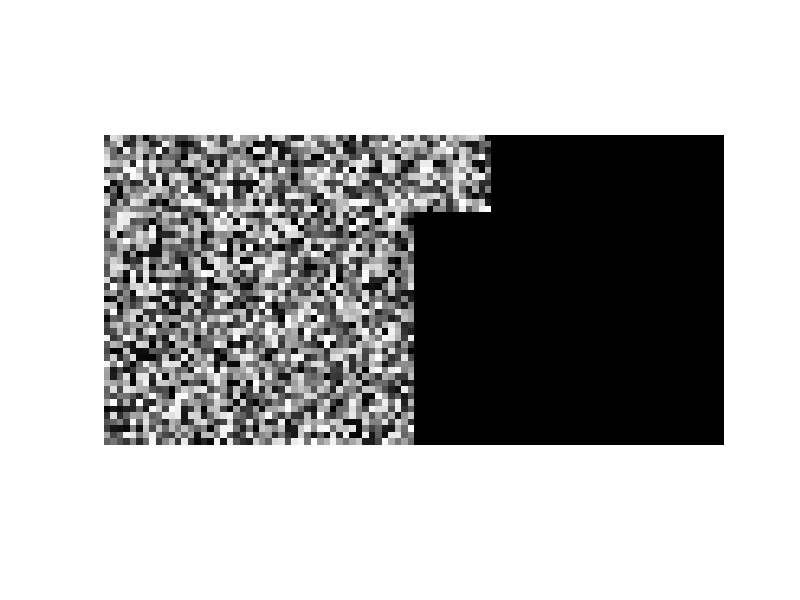
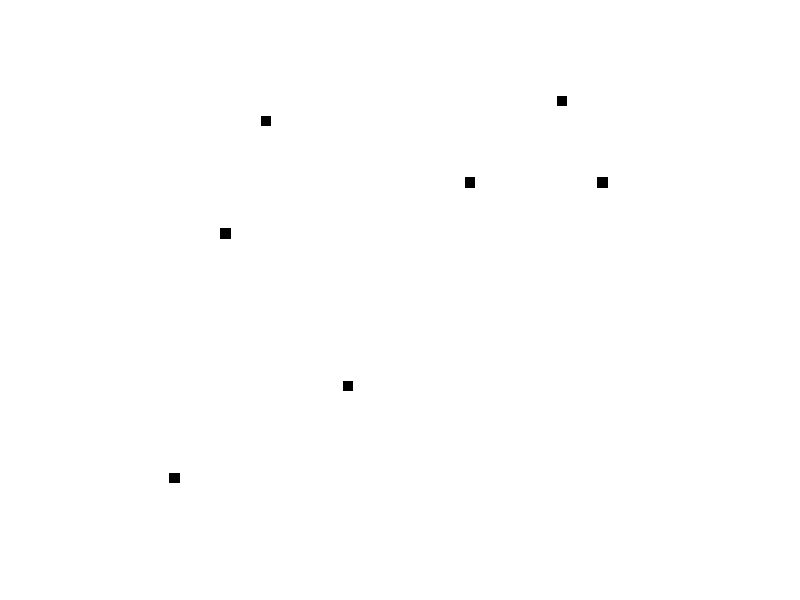

Write the MATLAB code that produced these figures, in order. (Note: this script raises an error after producing the figures.)
% Use this script to generate a test case for the normalized cross-corelation
% testbench
% Upon running this script, files input.c, template.c, output.c are written into directory
% test/
% Rebuild the testbench by doing a 'gmake target' in order to include the
% generated files into the *.out .

close all;
clear all;

testnum= 1;

invTemplateSizeQshift= 8;
invTemplateSizeQval= 2^invTemplateSizeQshift;
qShift= 0;
qVal= 2^qShift;
qVal2= 2^(qShift-1);
qValDiff= 2^(invTemplateSizeQshift-qShift);
qValDiff2= 2^((invTemplateSizeQshift-qShift)-1);

%input = rgb2gray(imread('peppers.png'));
%template   = rgb2gray(imread('onion.png'));
%template = 100.*[1 0 1; 1 1 1; 1 0 1];
%input= zeros(9, 9);
%input(4:6, 5:7)= template;

rng('default');
%template= round(255.*rand(3,3));
template= round(255.*rand(12,12));
%template= 100.*[0 0 0; 0 1 0; 0 0 0];
%input= round(255.*rand(9,9));
input= round(255.*rand(48,48));
image_w= size(input, 2);
image_h= size(input, 1);
template_w= size(template, 2);
template_h= size(template, 1);

template_mean= mean(mean(template));
template_mean_frac= round((invTemplateSizeQval*sum(sum(template)))./(template_w*template_h));
template_mean_frac= floor((template_mean_frac + qValDiff2)/qValDiff);
template_var= sum(sum((template - template_mean).*(template - template_mean)));
template_var_frac= sum(sum((qVal*template - template_mean_frac).*(qVal*template - template_mean_frac)));
template_n= template - template_mean; % normalized template
template_n_frac= qVal*template - template_mean_frac;


imshowpair(input,template,'montage');

% Invoke first the matlab native cross correlation
c = normxcorr2(template,input);

% Invoke the hand-coded cross-correlation
large_input=zeros(size(input) + size(template) -1 );
large_input(1:size(input,1), 1:size(input,2))= input;

if (0),
for v=1:size(large_input, 1) - template_h + 1,
    for u=1:size(large_input, 2) - template_w + 1,
        sumIn= 0;
        for y=1:template_h,
            for x=1:template_w,
                sumIn= sumIn + large_input(y+v-1, x+u-1);
            end;
        end;
        avgIn= sumIn/(template_w*template_h);
        c2(v,u)= 0;
        varIn= 0;
        for y=1:template_h,
            for x=1:template_w,
                c2(v,u)= c2(v,u) + (large_input(y+v-1, x+u-1) - avgIn)*templlate_n_int(y, x);
                varIn= varIn + (large_input(y+v-1, x+u-1) - avgIn)*(large_input(y+v-1, x+u-1) - avgIn);
            end;
        end;
        if (varIn~=0),
            c2(v,u)= c2(v,u)/sqrt(varIn .* template_var);
        else
            c2(v,u)= 0;
        end;
    end;
end;

else
    templateSize= floor((invTemplateSizeQval + (template_w*template_h)/2)/(template_w*template_h));
    for v=1:size(large_input, 1) - template_h + 1,
        for u=1:size(large_input, 2) - template_w + 1,
            sumIn= 0;
            for y=1:template_h,
                for x=1:template_w,
                    sumIn= sumIn + large_input(y+v-1, x+u-1);
                end;
            end;
            avgIn= floor((sumIn*templateSize + qValDiff2)/qValDiff);
            c2(v,u)= 0;
            varIn= 0;
            for y=1:template_h,
                for x=1:template_w,
                    temp= (large_input(y+v-1, x+u-1)*qVal - avgIn);
                    c2(v,u)= c2(v,u) + floor((temp*template_n_frac(y, x)+ qVal2)/qVal);
                    varIn= varIn + floor((temp*temp + qVal2)/qVal);
                end;
            end;

            num_cc(v,u)= c2(v,u);
            denom_var(v,u)= varIn;
            if (varIn~=0),
                c2(v,u)= c2(v,u)/sqrt(floor((varIn .* template_var_frac+ qVal2)./qVal));
            else
                c2(v,u)= 0;
            end;
        end;
    end;

end;
%figure, surf(c), shading flat
[ypeak, xpeak] = find(c==max(c(:)));
%[ypeak2, xpeak2] = find(c2==max(c2(:)))

yoffSet = ypeak-size(template,1);
xoffSet = xpeak-size(template,2);

fprintf(1, 'xoffset= %d, yoffset= %d\n', xoffSet, yoffSet);
hFig = figure;
hAx  = axes;
imshow(input,'Parent', hAx);
imrect(hAx, [xoffSet, yoffSet, size(template,2), size(template,1)]);

% Compare the result of the native cross-correlation with the hand-coded
% one, both should be pretty close
%error= sum(sum(c(template_h:end, template_w:end) - c2));
c3= c(template_h:end, template_w:end);
error_perc= 100*abs(c3- c2)./abs(c3);
avg_error_perc=mean(mean(error_perc))
max_error_perc= max(max(error_perc))
[max_error_y, max_error_x]= find(max_error_perc==error_perc);
value_in_c2_at_max_error= c2(max_error_y, max_error_x);
value_in_c_at_max_error= c3(max_error_y, max_error_x);
%if (abs(error) > 1e-4),
%    disp('Error between two methods');
%end;


% Compute performance estimates
computeWidth= 16;
computeHeight= 16;

tempImgWidth= size(template,2);
tempImgHeight= size(template,1);
orgImgWidth= computeWidth + tempImgWidth -1;
orgImgHeight= computeHeight + tempImgHeight -1;
outputWidth= computeWidth;
outputHeight= computeHeight;
if (qShift==0 || qShift== 8),
    perfMult= 0.25;
else
    perfMult= 0.5;
end;
cycles_per_pixel=(floor((orgImgWidth+15)/16)*16*tempImgHeight)*2/16 + (floor((orgImgWidth+15)/16))*16*(outputHeight-1)*2/16 + ((floor((outputHeight+15)/16))*16*tempImgWidth)*2/16 + (floor((outputHeight+15)/16)*16)*(outputWidth-1)*2/16 + (6/16 + perfMult*tempImgWidth*tempImgHeight)*(floor((outputWidth+15)/16))*16*outputHeight;
cycles_per_pixel= 1.05*cycles_per_pixel/(outputWidth*outputHeight) % Add 5 % overhead

fid= fopen('..\test\input.c','wt');
fprintf(fid, '#include <stdint.h>\n');
fprintf(fid,'const uint8_t input[%d*%d]={',size(input,1), size(input,2));
fprintf(fid,'%d,',input');
fprintf(fid,'};\n');
fclose(fid);

fid= fopen('..\test\template.c','wt');
fprintf(fid, '#include <stdint.h>\n');
fprintf(fid,'const uint8_t template[%d*%d]={',size(template,1), size(template,2));
fprintf(fid,'%d,',template');
fprintf(fid,'};\n');
fclose(fid);

fid= fopen('..\test\output.c','wt');
fprintf(fid, '#include <stdint.h>\n');
fprintf(fid,'const float output[%d*%d]={',size(c2,1), size(c2,2));
fprintf(fid,'%f,',c2');
fprintf(fid,'};\n');
fclose(fid);

filename= ['..\test\testvecs\config\config' num2str(testnum,'%01d') '.txt'];
fid= fopen(filename,'wt');
fprintf(fid, 'inputSrc = "STATIC"\n');
fprintf(fid, 'outFileName = "..\\testvecs\\output\\output1.bin"\n');
fprintf(fid, 'qShift = %d\n', qShift);
fprintf(fid, 'sizeQshift = %d\n', invTemplateSizeQshift);
fprintf(fid, 'templateBlkWidth = %d\n', size(template,2));
fprintf(fid, 'templateBlkHeight = %d\n', size(template,1));
fprintf(fid, 'inputImgWidth = %d\n', size(input,2));
fprintf(fid, 'inputImgHeight = %d\n', size(input,1));
fprintf(fid, 'inputImgStride = %d\n', size(input,2) + size(template,2) - 1);
fprintf(fid, 'computeBlkWidth = %d\n', computeWidth);
fprintf(fid, 'computeBlkHeight = %d\n', computeHeight);
fprintf(fid, 'xDirJump = 1\n');
fprintf(fid, 'yDirJump = 1\n');
fprintf(fid, 'refOutputIdx = 0\n');
fprintf(fid, 'cyclesPerPixel = %3.1f\n', cycles_per_pixel);
fprintf(fid, 'writeOutput = 0');
fclose(fid);

